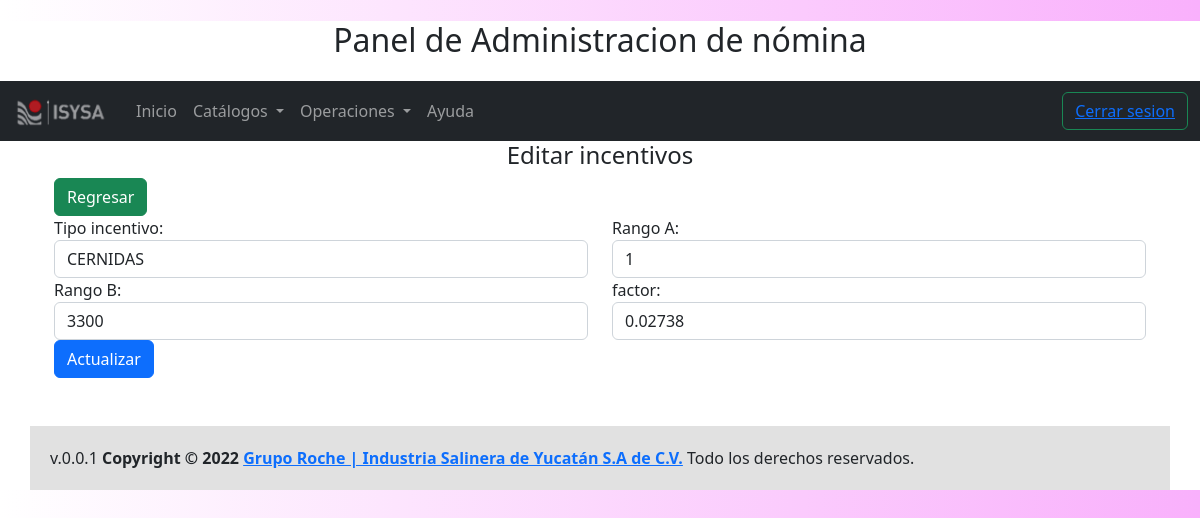
The page /admin-incentivo-Amatto_s_mt_e_cer/actualizar?id=1 (signed in) on the database its author committed.
### tables this page shows
CREATE TABLE IF NOT EXISTS `amatto_s_mt_e_cer` (
  `id` int(11) NOT NULL AUTO_INCREMENT,
  `produc21_incen_id` int(1) NOT NULL,
  `rangoA` int(11) DEFAULT NULL,
  `rangoB` int(11) DEFAULT NULL,
  `factor` decimal(8,5) DEFAULT NULL,
  PRIMARY KEY (`id`),
  KEY `produc21_incen_id_idx` (`produc21_incen_id`)
);

CREATE TABLE IF NOT EXISTS `produc_incen` (
  `id` int(1) NOT NULL AUTO_INCREMENT,
  `nombreP` char(10) NOT NULL,
  PRIMARY KEY (`id`)
);

### views/admin/incentivo/Amatto_s_mt_e_cer/formulario.php (the view, shortened to what the rows shown need)
<div class="row">
    <div class="form-group col">
        <label  for="produc21_incen_id">Tipo incentivo:</label>
        <select name="produc21_incen_id" id="produc21_incen_id" class="form-control">
            <?php foreach($produc_incen as $produc_incen) { ?>
                <option <?php echo $Amatto_s_mt_e_cer->produc21_incen_id === $produc_incen->id ? 'selected' : '' ?> value="<?php echo s($produc_incen->id); ?>"><?php echo s($produc_incen->nombreP) ; ?>
            <?php  } ?>
        </select>
    </div>
    <div class="form-group col">
         <label  for="rangoA">Rango A:</label>
         <input type="number" class="form-control" id='rangoA' name="rangoA" placeholder="" value="<?php echo $Amatto_s_mt_e_cer->rangoA;?>"/>
    </div>
</div>
<div class="row">
    <div class="form-group col">
        <label  for="rangoB">Rango B:</label>
        <input type="number" class="form-control" id='rangoB' name="rangoB" placeholder="" value="<?php echo $Amatto_s_mt_e_cer->rangoB;?>"/>
    </div>
    <div class="form-group col">
        <label  for="factor">factor:</label>
        <input type="number" step="any" class="form-control" id='factor' name="factor" placeholder="" value="<?php echo $Amatto_s_mt_e_cer->factor;?>"/>
    </div>
</div>

### rows shown on the page
amatto_s_mt_e_cer: produc21_incen_id "CERNIDAS", rangoA "1", rangoB "3300", factor "0.02738"
